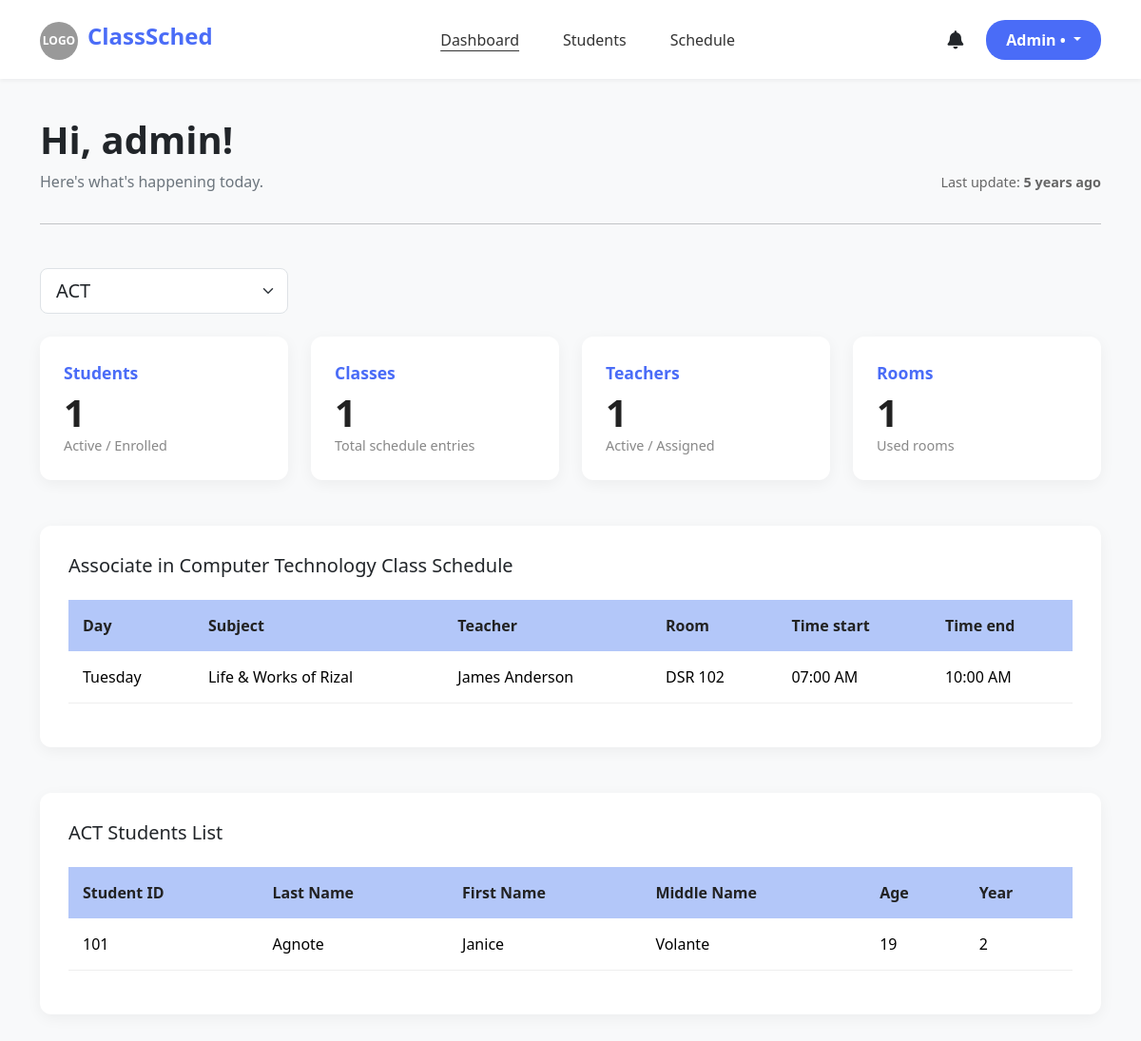
/src/admin_dashboard.php?course_id=2 (signed in), run on the app's committed database.
### tables this page shows
CREATE TABLE schedules (
        id INTEGER PRIMARY KEY AUTOINCREMENT,
        day TEXT NOT NULL,
        subject_id INTEGER NOT NULL,
        teacher_id INTEGER NOT NULL,
        room TEXT(10),
        time_start TIME,
        time_end TIME,
        course_id INTEGER NOT NULL,

        FOREIGN KEY (teacher_id) REFERENCES teachers(id),
        FOREIGN KEY (course_id) REFERENCES courses(id),
        FOREIGN KEY (subject_id) REFERENCES subjects(id)
    );

CREATE TABLE subjects (
        id INTEGER PRIMARY KEY AUTOINCREMENT,
        subject_name TEXT NOT NULL UNIQUE
    );

CREATE TABLE teachers (
        id INTEGER PRIMARY KEY AUTOINCREMENT,
        name TEXT NOT NULL UNIQUE
    );

CREATE TABLE students (
        id INTEGER PRIMARY KEY AUTOINCREMENT,
        user_id INTEGER UNIQUE,
        student_number TEXT(50) NOT NULL,
        last_name TEXT(50) NOT NULL,
        first_name TEXT(50),
        middle_name TEXT(50),
        age INTEGER,
        phone_number TEXT(20),
        course_id INTEGER NOT NULL,
        year_level INTEGER,
        email TEXT(255) UNIQUE,
        FOREIGN KEY (user_id) REFERENCES users(id),
        FOREIGN KEY (course_id) REFERENCES courses(id)
    );

### src/admin_dashboard.php (the view, shortened to what this page needs)
<?php
$user = $_SESSION["user"];
$db = get_db();
$selected_course = isset($_GET['course_id']) ? (int)$_GET['course_id'] : COURSE_ALL;
switch ($selected_course) {
    case COURSE_ACT:
        $course_name = "Associate in Computer Technology";
        $student_title = "ACT Students";
        break;
}
if ($selected_course === COURSE_ALL) {
    $student_enrolled = $db->querySingle("SELECT COUNT(id) FROM students");
    $classes_count = $db->querySingle("SELECT COUNT(id) FROM schedules");
    $teachers_count = $db->querySingle("SELECT COUNT(id) FROM teachers");
    $rooms_count = $db->querySingle("SELECT COUNT(DISTINCT room) FROM schedules WHERE room IS NOT NULL AND room != ''");
} else {
    $student_enrolled = $db->querySingle("SELECT COUNT(id) FROM students WHERE course_id = $selected_course");
    $classes_count = $db->querySingle("SELECT COUNT(id) FROM schedules WHERE course_id = $selected_course");
    $teachers_count = $db->querySingle("SELECT COUNT(DISTINCT teacher_id) FROM schedules WHERE course_id = $selected_course");
    $rooms_count = $db->querySingle("SELECT COUNT(DISTINCT room) FROM schedules WHERE room IS NOT NULL AND room != '' AND course_id = $selected_course");
}
$db_file_path = __DIR__ . '/../users.db';
$last_update_text = "";
if (file_exists($db_file_path)) {
    $file_mod_time = filemtime($db_file_path);
    $time_diff = time() - $file_mod_time;
    if ($time_diff < 60) {
        $last_update_text = "Just now";
    } else {
        $tokens = [
            31536000 => 'year',
            2592000 => 'month',
            604800 => 'week',
            86400 => 'day',
            3600 => 'hour',
            60 => 'minute',
            1 => 'second'
        ];
        foreach ($tokens as $unit => $text) {
            $numberOfUnits = floor($time_diff / $unit);
            $last_update_text = $numberOfUnits . ' ' . $text . (($numberOfUnits > 1) ? 's' : '') . ' ago';
            break;
        }
    }
}
$sql_sched = "
    SELECT
        sch.*,
        sub.subject_name AS subject_name_display,
        t.name AS teacher_name_display
    FROM schedules sch
    LEFT JOIN subjects sub ON sch.subject_id = sub.id
    LEFT JOIN teachers t ON sch.teacher_id = t.id
";
if ($selected_course !== COURSE_ALL) {
    $sql_sched .= " WHERE sch.course_id = :course_id";
} else {
    $sql_sched .= " GROUP BY sch.subject_id, sch.teacher_id, sch.room, sch.time_start, sch.time_end, sch.day";
}
$sql_sched .= " ORDER BY sch.time_start ASC";
$stmt = $db->prepare($sql_sched);
if ($selected_course !== COURSE_ALL) {
    $stmt->bindValue(':course_id', $selected_course, SQLITE3_INTEGER);
}
$sched_result = $stmt->execute();
$sql_students = "SELECT * FROM students";
if ($selected_course !== COURSE_ALL) {
    $sql_students .= " WHERE course_id = :course_id";
}
$sql_students .= " ORDER BY last_name ASC";
$stmt_students = $db->prepare($sql_students);
if ($selected_course !== COURSE_ALL) {
    $stmt_students->bindValue(':course_id', $selected_course, SQLITE3_INTEGER);
}
$students_result = $stmt_students->execute();
?>
<!DOCTYPE html>
<html lang="en">
<head>
    <link href="https://cdn.jsdelivr.net/npm/bootstrap@5.3.3/dist/css/bootstrap.min.css" rel="stylesheet">
    <link href="https://cdnjs.cloudflare.com/ajax/libs/font-awesome/6.0.0/css/all.min.css" rel="stylesheet">
    <link rel="stylesheet" href="../admin_dashboard.css">
</head>
<body>
    <nav class="navbar navbar-expand-lg">
        <div class="container">
            <a class="navbar-brand" href="#">
                <span class="logo-circle">LOGO</span>ClassSched
            </a>
            <div class="collapse navbar-collapse justify-content-center" id="navbarNav">
                <ul class="navbar-nav">
                    <li class="nav-item"><a class="nav-link active" href="admin_dashboard.php">Dashboard</a></li>
                    <li class="nav-item"><a class="nav-link" href="admin_student_manage.php">Students</a></li>
                    <li class="nav-item"><a class="nav-link" href="admin_schedule.php">Schedule</a></li>
                </ul>
            </div>
            <div class="d-flex align-items-center">
                <i class="fa-solid fa-bell me-4" style="font-size: 1.2rem; cursor: pointer;"></i>
                <div class="dropdown">
                    <button class="btn btn-admin dropdown-toggle" type="button" data-bs-toggle="dropdown">
                        Admin • <?php echo htmlspecialchars(substr($user["name"], 0, 2)); ?>
                    </button>
                </div>
            </div>
        </div>
    </nav>
    <div class="container mb-5">
        <div class="row hero-section align-items-end">
            <div class="col-md-6">
                <h1 class="fw-bold">Hi, <?php echo htmlspecialchars($user["username"]); ?>!</h1>
                <p class="text-secondary mb-0">Here's what's happening today.</p>
            </div>
            <div class="col-md-6 last-update">
                Last update: <strong><?php echo $last_update_text; ?></strong>
            </div>
            <div class="col-12 mt-3">
                <hr>
            </div>
        </div>
        <div class="row mb-4">
            <div class="col-md-3">
                <form action="" method="GET">
                    <select name="course_id" class="form-select form-select-lg" onchange="this.form.submit()">
                        <option value="<?php echo COURSE_ACT; ?>" <?php if($selected_course == COURSE_ACT) echo 'selected'; ?>>ACT</option>
                    </select>
                </form>
            </div>
        </div>
        <div class="row g-4">
            <div class="col-md-3">
                <div class="stats-card">
                    <div class="stats-label">Students</div>
                    <div class="stats-number"><?php echo $student_enrolled; ?></div>
                    <div class="stats-sub">Active / Enrolled</div>
                </div>
            </div>
            <div class="col-md-3">
                <div class="stats-card">
                    <div class="stats-label">Classes</div>
                    <div class="stats-number"><?php echo $classes_count; ?></div>
                    <div class="stats-sub">Total schedule entries</div>
                </div>
            </div>
            <div class="col-md-3">
                <div class="stats-card">
                    <div class="stats-label">Teachers</div>
                    <div class="stats-number"><?php echo $teachers_count; ?></div>
                    <div class="stats-sub">Active / Assigned</div>
                </div>
            </div>
            <div class="col-md-3">
                <div class="stats-card">
                    <div class="stats-label">Rooms</div>
                    <div class="stats-number"><?php echo $rooms_count; ?></div>
                    <div class="stats-sub">Used rooms</div>
                </div>
            </div>
        </div>
        <div class="schedule-section mt-5">
            <h5 class="mb-4"><?php echo $course_name; ?> Class Schedule</h5>
            <div class="table-responsive">
                <table class="table custom-table">
                    <thead>
                        <tr>
                            <th>Day</th>
                            <th>Subject</th>
                            <th>Teacher</th>
                            <th>Room</th>
                            <th>Time start</th>
                            <th>Time end</th>
                        </tr>
                    </thead>
                    <tbody>
                        <?php while ($row = $sched_result->fetchArray(SQLITE3_ASSOC)): ?>
                        <tr>
                            <td><?php echo htmlspecialchars($row['day'] ?? '--'); ?></td>
                            <td><?php echo htmlspecialchars($row['subject_name_display'] ?? 'Unknown Subject'); ?></td>
                            <td><?php echo htmlspecialchars($row['teacher_name_display'] ?? 'Unknown Teacher'); ?></td>
                            <td><?php echo htmlspecialchars($row['room'] ?? 'TBA'); ?></td>
                            <td>
                                <?php
                                    if (!empty($row['time_start'])) {
                                        echo date("h:i A", strtotime($row['time_start']));
                                    } else {
                                        echo '--:--';
                                    }
                                ?>
                            </td>
                            <td>
                                <?php
                                    if (!empty($row['time_end'])) {
                                        echo date("h:i A", strtotime($row['time_end']));
                                    } else {
                                        echo '--:--';
                                    }
                                ?>
                            </td>
                        </tr>
                        <?php endwhile; ?>
                    </tbody>
                </table>
            </div>
        </div>
        <div class="schedule-section mt-5">
            <h5 class="mb-4"><?php echo $student_title; ?> List</h5>
            <div class="table-responsive">
                <table class="table custom-table">
                    <thead>
                        <tr>
                            <th>Student ID</th>
                            <th>Last Name</th>
                            <th>First Name</th>
                            <th>Middle Name</th>
                            <th>Age</th>
                            <th>Year</th>
                        </tr>
                    </thead>
                    <tbody>
                        <?php while ($student = $students_result->fetchArray(SQLITE3_ASSOC)): ?>
                        <tr>
                            <td><?php echo htmlspecialchars($student['student_number'] ?? '--'); ?></td>
                            <td><?php echo htmlspecialchars($student['last_name'] ?? '--'); ?></td>
                            <td><?php echo htmlspecialchars($student['first_name'] ?? '--'); ?></td>
                            <td><?php echo htmlspecialchars($student['middle_name'] ?? '--'); ?></td>
                            <td><?php echo htmlspecialchars($student['age'] ?? '--'); ?></td>
                            <td><?php echo htmlspecialchars($student['year_level'] ?? '--'); ?></td>
                        </tr>
                        <?php endwhile; ?>
                    </tbody>
                </table>
            </div>
        </div>
    </div>
</body>
</html>

### admin_dashboard.css (style rules this page uses)
body { background-color: #f8f9fa; font-family: 'Segoe UI', Tahoma, Geneva, Verdana, sans-serif; }
.navbar { background-color: white; box-shadow: 0 2px 4px rgba(0,0,0,0.05); padding: 15px 0; }
.navbar-brand { font-weight: 700; font-size: 1.5rem; color: #4a6cf7 !important; }
.logo-circle { display: inline-block; width: 40px; height: 40px; background-color: #999; border-radius: 50%; color: white; text-align: center; line-height: 40px; font-size: 12px; margin-right: 10px; }
.nav-link { color: #333 !important; font-weight: 500; margin: 0 15px; }
.nav-link.active { text-decoration: underline; text-decoration-color: #333; text-underline-offset: 5px; }
.btn-admin { background-color: #4a6cf7; color: white; border-radius: 20px; padding: 8px 20px; font-weight: 600; }
.hero-section { margin-top: 40px; margin-bottom: 30px; }
.last-update { text-align: right; color: #666; font-size: 0.9rem; }
.stats-card { background: white; border: none; border-radius: 12px; padding: 25px; box-shadow: 0 4px 15px rgba(0,0,0,0.05); height: 100%; transition: transform 0.2s; }
.stats-label { color: #4a6cf7; font-weight: 700; font-size: 1.1rem; margin-bottom: 5px; }
.stats-number { font-size: 2.5rem; font-weight: 700; color: #222; line-height: 1.2; }
.stats-sub { color: #888; font-size: 0.9rem; }
.schedule-section { background: white; padding: 30px; border-radius: 12px; margin-top: 30px; box-shadow: 0 4px 15px rgba(0,0,0,0.05); }
.custom-table thead th { background-color: #b3c7f9; color: #222; border: none; padding: 15px; }
.custom-table tbody td { padding: 15px; border-bottom: 1px solid #eee; vertical-align: middle; }

### data on the page
schedules: day "Tuesday", subject.subject_name "Life & Works of Rizal", teacher.name "James Anderson", room "DSR 102", time_start "07:00 AM", time_end "10:00 AM"
students: student_number "101", last_name "Agnote", first_name "Janice", middle_name "Volante", age "19", year_level "2"

### other printed values
$user["username"] "admin"
$last_update_text "5 years ago"
$student_enrolled "1"
$classes_count "1"
$teachers_count "1"
$rooms_count "1"
$course_name "Associate in Computer Technology"
$student_title "ACT Students"
